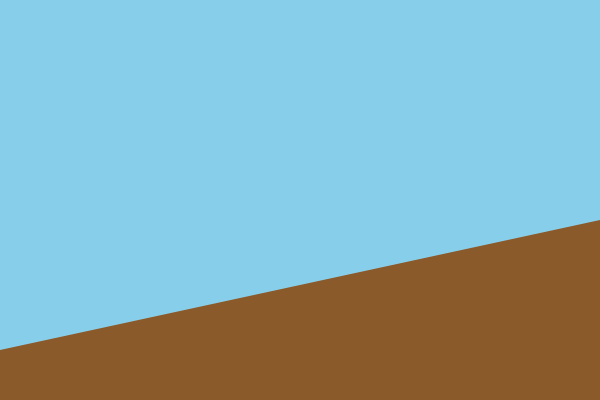
Frame 1 (no input)
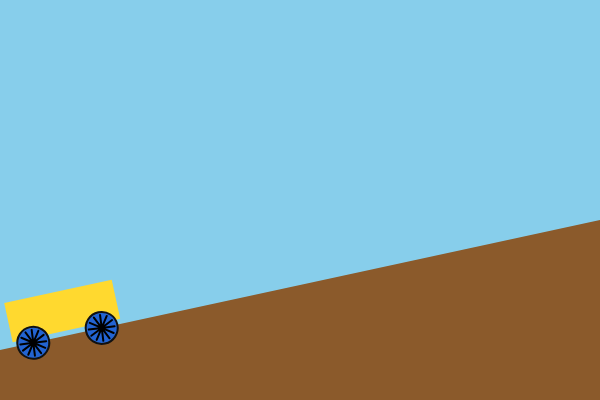
Frame 60 (no input)
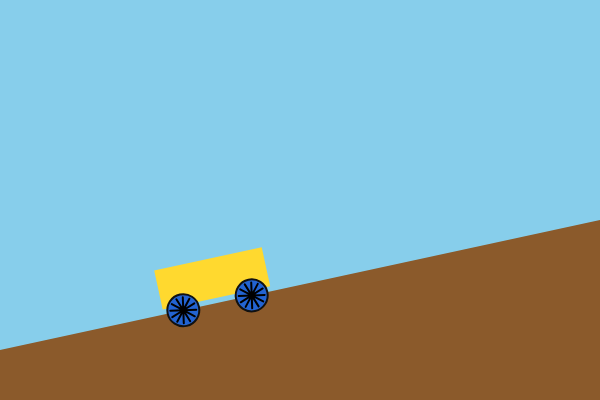
Frame 120 (the mouse pressed at the canvas centre since frame 60)

The p5.js sketch that drew these frames (run headless with seeded random() and noise() and a simulated clock; from frame 60 on, the mouse is pressed at the canvas centre):

// p5.js sketch
// ── sketch.js
let carroX = -80;
let velocidade = 2.5;

function setup() {
  createCanvas(600, 400);
}

function draw() {
  // =========================
  // CÉU
  // =========================
  background("#87CEEB");

  // =========================
  // CHÃO INCLINADO
  // =========================
  push();

  fill("#8B5A2B");
  noStroke();

  // Estrada/chão inclinado
  quad(
    0, 350,
    width, 220,
    width, height,
    0, height
  );

  pop();

  // =========================
  // CARRO
  // =========================
  
  // A posição Y acompanha a inclinação do chão
  let carroY = 350 - carroX * 0.217;

  push();

  translate(carroX, carroY);

  // Inclinação do carro igual à inclinação do chão
  rotate(-atan(0.217));

  // =========================
  // CORPO DO CARRO
  // =========================
  rectMode(CENTER);

  fill("#FFD92F");
  noStroke();

  rect(0, -25, 110, 40);

  // =========================
  // RODAS
  // =========================
  desenharRoda(-35, 0);
  desenharRoda(35, 0);

  pop();

  // =========================
  // MOVIMENTO
  // =========================
  carroX += velocidade;

  // Quando sair da tela, volta para a esquerda
  if (carroX > width + 100) {
    carroX = -100;
  }
}


// ========================================
// DESENHA UMA RODA
// ========================================
function desenharRoda(x, y) {

  push();

  translate(x, y);

  // Roda azul
  fill("#2364D2");
  stroke("#111111");
  strokeWeight(2);

  circle(0, 0, 32);

  // Centro do aro
  fill("#222222");
  circle(0, 0, 6);

  // =========================
  // MARCAS DO ARO
  // =========================

  stroke("#000000");
  strokeWeight(2);

  // As linhas giram junto com a roda
  rotate(frameCount * 0.08);

  for (let i = 0; i < 12; i++) {

    push();

    rotate(TWO_PI * i / 12);

    line(0, 0, 13, 0);

    pop();
  }

  pop();
}
